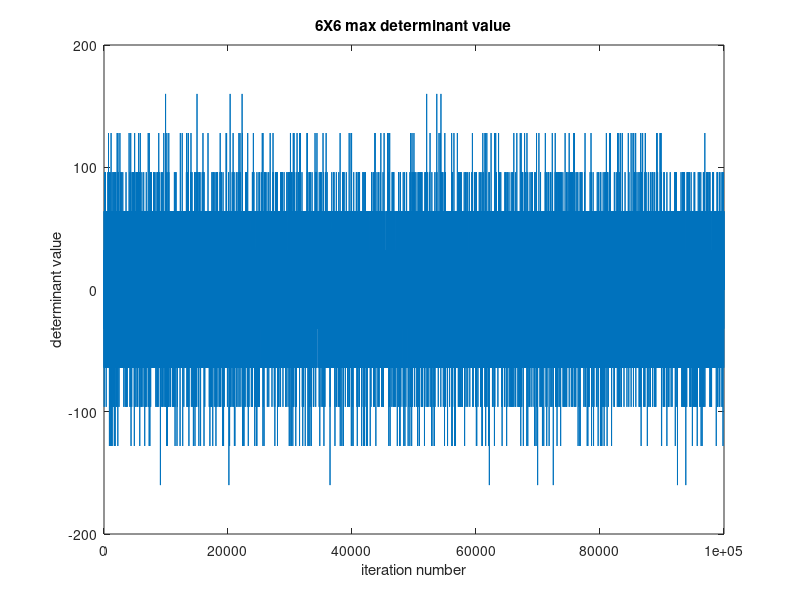

Write the MATLAB code that produced this figure.

n = 100000;
detvals = nan(1,n);

for k = 1:n

A = nan(6,6);
R = rand(6,6);


for i = 1:6
    for j = 1:6
if R(i,j) > 0.5
    A(i,j) = 1;
else
    A(i,j) = -1;
end
    end
end


detvals(k) = det(A);
end

domain = 1:1:n;
plot(domain,detvals)
xlabel('iteration number')
ylabel('determinant value')
title('6X6 max determinant value')
